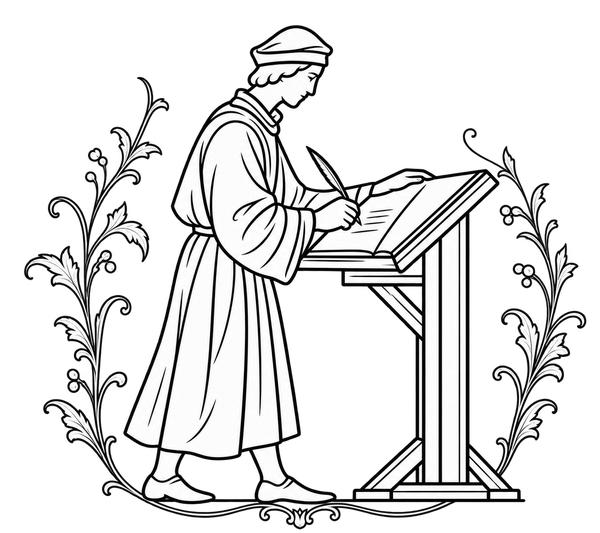
#> input picture dist/assets/il-mastro-emblem.png, 600 x 533 px
$ python check_icon_assets.py
#> lines starting #> are read from the running program, lines starting #| are printed output that depends on the picture
from pathlib import Path
import base64, hashlib, json, math, xml.etree.ElementTree as ET
from PIL import Image, ImageChops

ROOT = Path(__file__).resolve().parents[1]
D = ROOT / 'dist'
source = (D / 'assets/il-mastro-emblem.png').read_bytes()
assert hashlib.sha256(source).hexdigest() == '76a20776706c07346cda26fe6f0deaa86640ba9f74ccb783bf5dda22c60a5977'
emblem = Image.open(D / 'assets/il-mastro-emblem.png').convert('RGBA')
#> emblem is the input picture: PIL image 600x533 RGBA; mean R, G, B, A 60.5, 60.4, 60.5, 86.7
sizes = [(16, 'favicon-16.png', 1), (32, 'favicon-32.png', 1), (48, 'favicon-48.png', 2), (96, 'favicon-96.png', 2)]
sizes += [(n, f, round(n * .075)) for n, f in [(180, 'apple-touch-icon.png'), (167, 'apple-touch-icon-167.png'), (152, 'apple-touch-icon-152.png'), (192, 'icon-192.png'), (512, 'icon-512.png')]]
sizes += [(512, 'icon-maskable-512.png', 116), (512, 'assets/brand-master.png', 38)]
for n, file, padding in sizes:
    expected = Image.new('RGB', (n, n), '#f4efe4'); mark = emblem.copy()
#> after `expected = Image.new('RGB', (n, n), '#f4efe4')`:
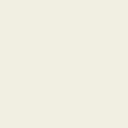
#> expected: PIL image 16x16 RGB (shown 8 times larger); mean R, G, B 244, 239, 228
    mark.thumbnail((n - padding * 2, n - padding * 2), Image.Resampling.LANCZOS)
    expected.paste(mark, ((n-mark.width)//2, (n-mark.height)//2), mark)
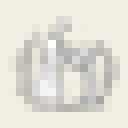
#> expected: PIL image 16x16 RGB (shown 8 times larger); mean R, G, B 228.3, 224.4, 215.9
#> (the run stopped early here; a loop or call above may not have finished)
